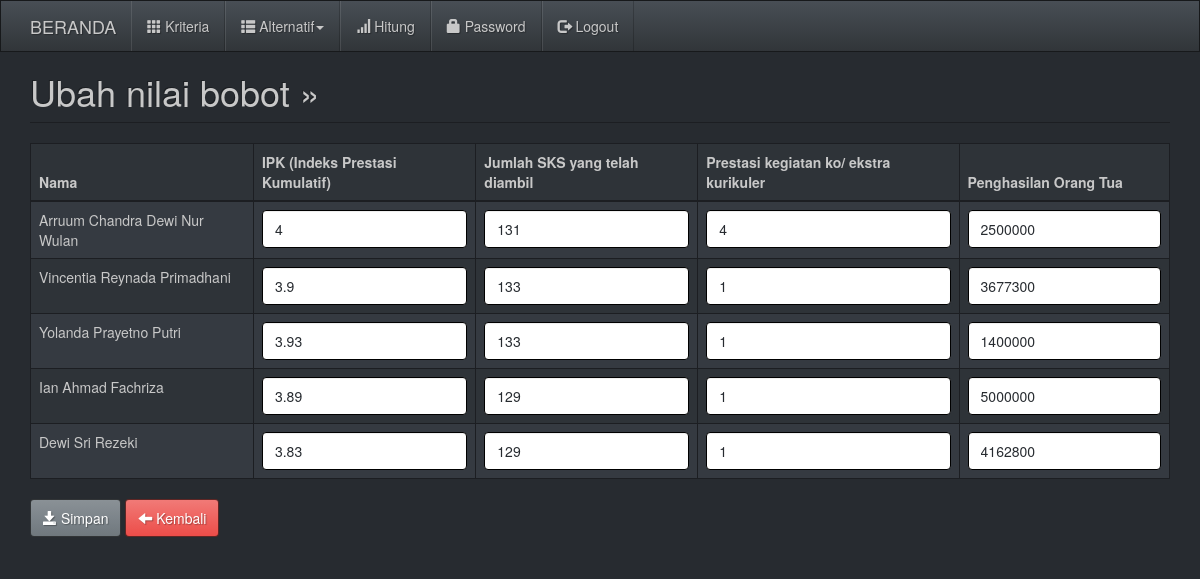
The page /index.php?m=rel_alternatif_ubah (signed in) on the database its author committed.
### tables this page shows
CREATE TABLE `tb_kriteria` (
  `kode_kriteria` varchar(35) NOT NULL,
  `nama_kriteria` varchar(55) DEFAULT NULL,
  `atribut` varchar(16) DEFAULT NULL,
  `bobot` double DEFAULT NULL,
  PRIMARY KEY (`kode_kriteria`)
);

### config.php (called while the page is built)
<?php
$config["server"] = 'localhost';
$config["username"] = 'root';
$config["password"] = '';
$config["database_name"] = 'vikor_om';

### functions.php (called while the page is built, shortened)
<?php
include ABSPATH . 'config.php';
include ABSPATH . 'includes/db.php';
$db = new DB($config['server'], $config['username'], $config['password'], $config['database_name']);
$rows = $db->get_results("SELECT * from tb_alternatif");
foreach ($rows as $row) {
    $ALTERNATIF[$row->kode_alternatif] = $row->nama_alternatif;
}
$rows = $db->get_results("SELECT * FROM tb_kriteria ORDER BY kode_kriteria");
foreach ($rows as $row) {
    $KRITERIA[$row->kode_kriteria] = $row;
}
function get_data()
{
    global $db;
    $rows = $db->get_results("SELECT a.kode_alternatif, k.kode_kriteria, ra.nilai
        FROM tb_alternatif a
            INNER JOIN tb_rel_alternatif ra ON ra.kode_alternatif=a.kode_alternatif
            INNER JOIN tb_kriteria k ON k.kode_kriteria=ra.kode_kriteria
            ORDER BY a.kode_alternatif, k.kode_kriteria");
    $data = array();
    foreach ($rows as $row) {
        $data[$row->kode_alternatif][$row->kode_kriteria] = $row->nilai;
    }
    return $data;
}

### includes/db.php (called while the page is built, shortened)
<?php
class DB{
    var $conn = null;
    public function __construct($host, $username, $passwd, $dbname){
        $this->conn = mysqli_connect($host, $username, $passwd, $dbname);
    }
    public function query($sql){
        $query = mysqli_query($this->conn, $sql) or die('<pre>Error mysqli_query: ' . mysqli_error($this->conn) . '<br />' . $sql . '</pre>');
        return $query;
    }
    public function get_results($sql){
        $query = $this->query($sql);
        $arr = array();
        while($row = mysqli_fetch_object($query)){
            $arr[] = $row;
        }
        return $arr;
    }
}

### rel_alternatif_ubah.php (the view, shortened to what this page needs)
<div class="page-header">
    <h1>Ubah nilai bobot &raquo; <small></small></h1>
</div>
<div class="table-responsive">
  <form class="" action="aksi.php?act=rel_alternatif_ubah" method="post">
<table class="table table-bordered table-striped table-hover">
    <thead><tr>
        <th>Nama</th>
        <?php
        $data = get_data();
        foreach($KRITERIA as $key => $val):?>
        <th><?=$val->nama_kriteria?></th>
        <?php endforeach;?>
        </tr>
    </thead>
    <?php foreach($data as $key => $value):?>
    <tr>
        <td><?=$ALTERNATIF[$key]?></td>
        <?php
         foreach($value as $k => $v):
           ?>
        <td><input class="form-control" type="text" name="<?=$k?>[]" value="<?=$v?>"/> </td>
        <?php endforeach;?>
    </tr>
    <?php endforeach;?>
</table>
<div class="form-group">
    <button class="btn btn-primary"><span class="glyphicon glyphicon-save"></span> Simpan</button>
    <a class="btn btn-danger" href="?m=rel_alternatif"><span class="glyphicon glyphicon-arrow-left"></span> Kembali</a>
</div>
</form>
</div>

### assets/css/general.css (style rules this page uses)
html { position: relative; min-height: 100%; }
body { margin-bottom: 70px; }
.page-header { margin-top: 0; padding-bottom: 0; }
.page-header h1 { margin-top: 0; }

### rows shown on the page
tb_kriteria: nama_kriteria "IPK (Indeks Prestasi Kumulatif)"
tb_kriteria: nama_kriteria "Jumlah SKS yang telah diambil"
tb_kriteria: nama_kriteria "Prestasi kegiatan ko/ ekstra kurikuler"
tb_kriteria: nama_kriteria "Penghasilan Orang Tua"

### other values the page prints
$ALTERNATIF[$key] "Arruum Chandra Dewi Nur Wulan"
$ALTERNATIF[$key] "Vincentia Reynada Primadhani"
$ALTERNATIF[$key] "Yolanda Prayetno Putri"
$ALTERNATIF[$key] "Ian Ahmad Fachriza"
$ALTERNATIF[$key] "Dewi Sri Rezeki"
